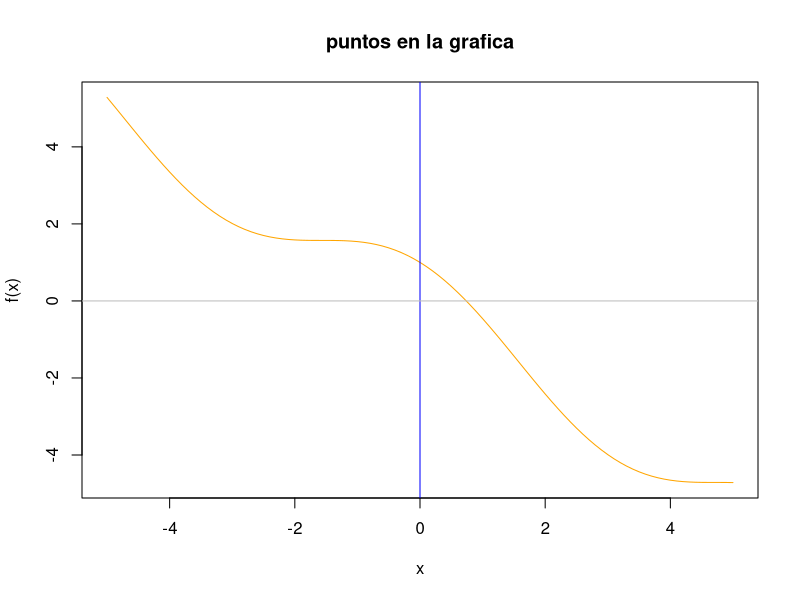

This figure's R source:
## ---- chunk 1
knitr::opts_chunk$set(echo = TRUE)
## ---- chunk 2
x<- seq(-5,5,0.1)
#type="
y<- cos(x)-x
fcos<- cos(x)
plot(x,y, col = "orange",
     main = "puntos en la grafica",
     type = "l",
     xlab = "x",
     ylab = "f(x)")
abline(v = 0, type = "-", col = "blue")
abline(h = 0, type = "-", col = "gray")
## ---- chunk 3
valores <- c(1, 1, 1, 2,
             1, 2, 4, 3,
             1, 4, 16, 7 )
A <- matrix((valores), nrow = 3, byrow = TRUE)
print(A)
## ---- chunk 4
R1<- A[1,]
R2<- A[2,]
R3<- A[3,]
A <- rbind(R1, R2, R3)
(A)
## ---- chunk 5
# primera eliminación
m1 <- -A[2,1]/A[1,1]
m2<- -A[3,1]/A[1,1]

A[2,]<- m1*A[1,]+A[2,]
A[3,]<- m2*A[1,]+A[3,]
(A)
## ---- chunk 6
# pivoteo
R1<- A[1,]
R2<- A[3,]
R3<- A[2,]
A <- rbind(R1, R2, R3)
(A)
## ---- chunk 7
# Normalizar fila 2
R2 <- A[2,] / A[2,2]
A <- rbind(R1, R2, R3)
(A)
## ---- chunk 8
# segunda eliminación
m3<- -A[3,2]/A[2,2]

A[3,]<- m3*A[2,]+A[3,]
(A)
## ---- chunk 9
# Normalizar fila 3
R3 <- A[3,] / A[3,3]
A <- rbind(R1, R2, R3)
(A)
## ---- chunk 10
# Eliminación
m4<- -A[2,3]/A[3,3]
m5<- -A[1,3]/A[3,3]

A[2,]<- m4*A[3,]+A[2,]
A[1,]<- m5*A[3,]+A[1,]
(A)
## ---- chunk 11
# Eliminación
m6<- -A[1,2]/A[2,2]

A[1,]<- m6*A[2,]+A[1,]
(A)
## ---- chunk 12
x1 <- A[1,4]
x2 <- A[2,4]
x3 <- A[3,4]

cat("Soluciones del sistema:\n")
cat("x1 =", x1, "\n")
cat("x2 =", x2, "\n") 
cat("x3 =", x3, "\n")
cat("\n")
